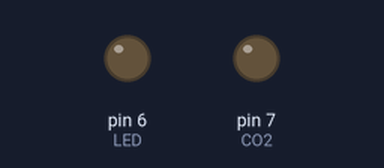
Recording of a sketch running on a simulated Arduino Uno, built with avr-gcc and run on an emulated ATmega328P. Shown: output pins drawn as LEDs (lit = HIGH). What the sketch prints to the serial monitor is not drawn.

Above: at 2.5 s.
At 10.0 s:
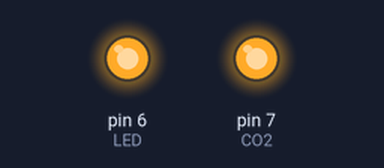
Timing chart, 0 to 19.5 s (numbered marks = the images above):
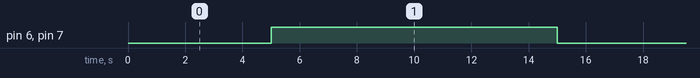

Measured:
- by itself, pin 6 (LED), pin 7 (CO2): alternates HIGH for 10.0 s and LOW for 5.0 s

The sketch:

HELLOWORLD3.ino
```cpp
// HELLO WORLD para a placa CO2
// Testa hardware
//
// Projeto MAN4HEALTH
//
// (c)2023 jpcoelho

#define LED PD6 // LED ligado ao pino 12 do ATMEGA328 (PD6)
                // Configuração ativa-baixa
#define CO2 PD7 // Fonte de alimentação para o sensor de CO2
                // Ativa baixa.

void setup() {
  // Define LED como saída
  pinMode(LED, OUTPUT);
  pinMode(CO2, OUTPUT);

  Serial.begin(250000); // Para um Fosc = 8MHz, baudrate = 250,000 bps => erro = 0%
                        // http://wormfood.net/avrbaudcalc.php?bitrate=300%2C600%2C1200%2C2400%2C4800%2C9600%2C14.4k%2C19.2k%2C28.8k%2C38.4k%2C57.6k%2C76.8k%2C115.2k%2C230.4k%2C250k%2C460.8k%2C.5m%2C921.6k%2C1m&clock=8&databits=8
}

void loop() {
  Serial.println("M*A*N*4*H*E*A*L*T*H");
  digitalWrite(LED,LOW);    // Liga LED
  digitalWrite(CO2, LOW);   // Liga fonte de alimentação
  delay(5000);              // Aguarda 5 segundos
  digitalWrite(LED,HIGH);   // Desliga LED
  digitalWrite(CO2, HIGH);  // Desliga fonte de alimentação
  delay(10000);              // Aguarda 10 segundos
}
```
